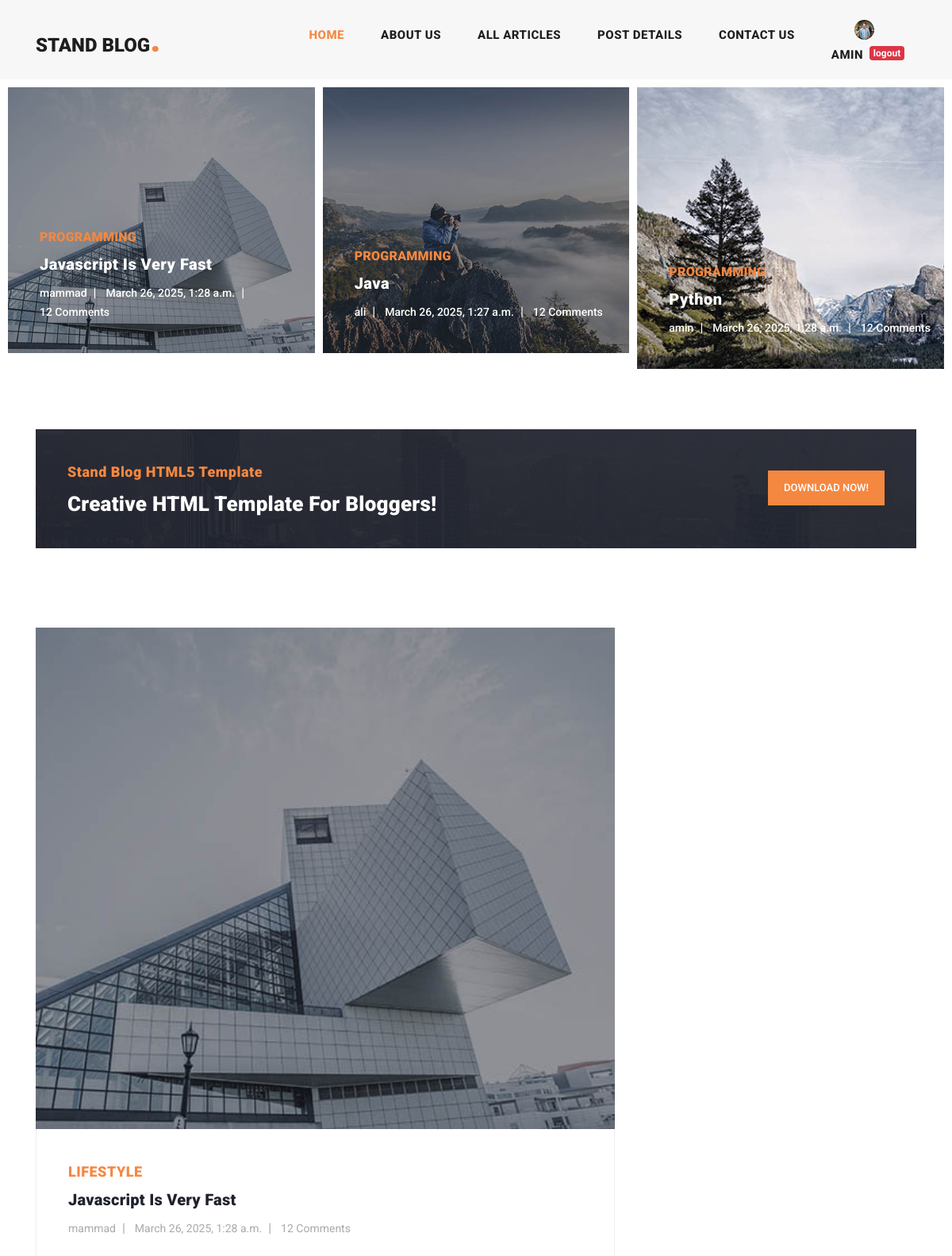
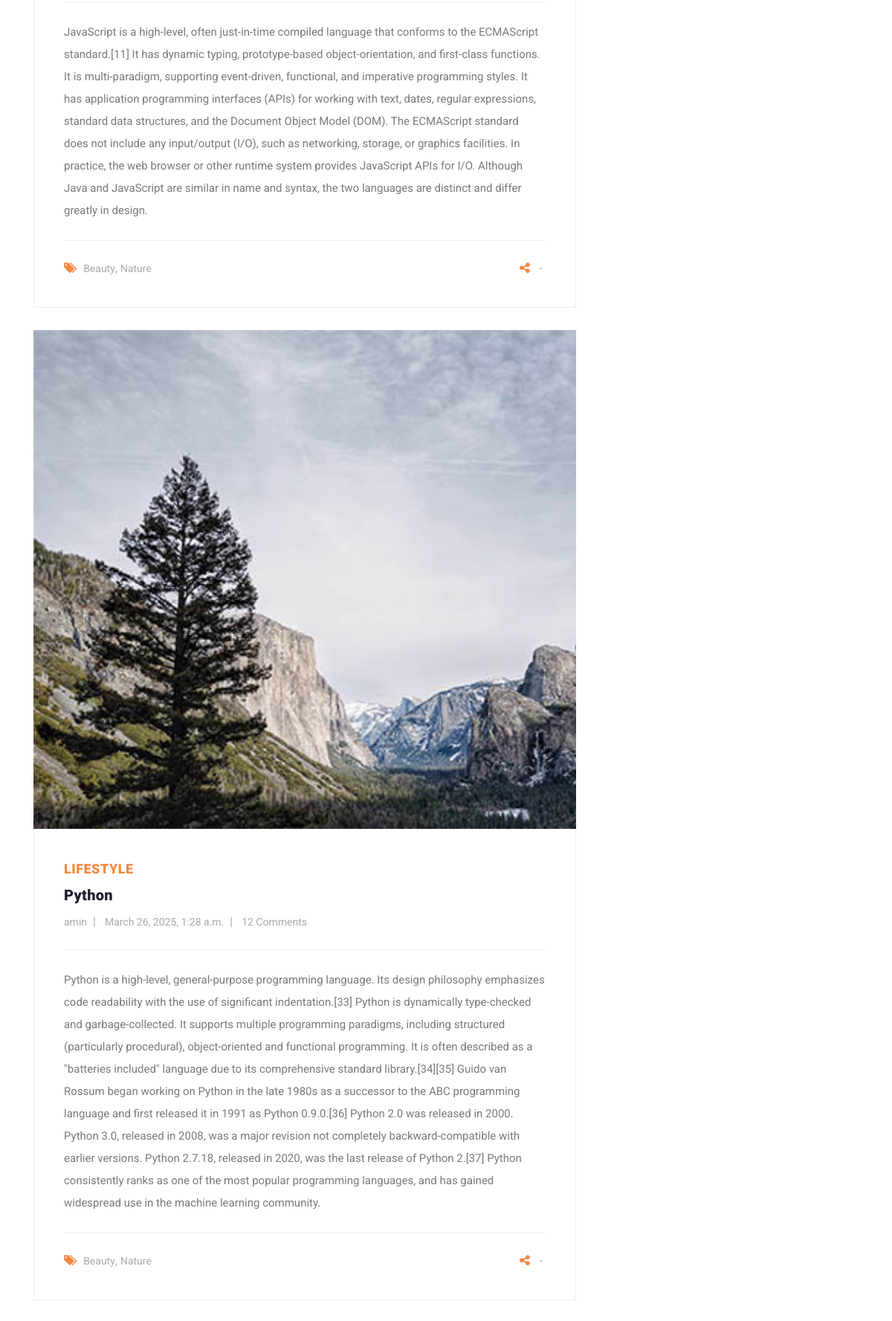
The app's page / (signed in, upper part) with its own data (2 pictures, top to bottom).
### account/models.py (models this page shows, shortened)
class Profile(models.Model):
    user = models.OneToOneField(User, on_delete=models.CASCADE)
    fathers_name = models.CharField(max_length=20)
    nationcode = models.CharField(max_length=11)
    image = models.ImageField(upload_to='profile/images', null=True, blank=True)

### blog/models.py (models this page shows, shortened)
class Article(models.Model):
    author = models.ForeignKey(User , on_delete=models.SET_NULL, null=True , blank=True , related_name='articles')
    title = models.CharField(max_length=80)
    category = models.ManyToManyField(Category , related_name="articles")
    body = models.TextField()
    image = models.ImageField(upload_to='images/articles')
    created = models.DateTimeField(auto_now_add=True)
    updated = models.DateTimeField(auto_now=True)
    is_published = models.BooleanField(default=True)
    slug = models.SlugField(blank=True , unique=True)
    objects = models.Manager()
    class Meta:
        ordering = ('-updated','-created')
    def get_absolute_url(self):
        return reverse('blog:article_detail', kwargs={'slug': self.slug})

class Category(models.Model):
    title = models.CharField(max_length=100)
    created = models.DateTimeField(auto_now_add=True)

### home/views.py (the view)
# urls.py: 2. Add a URL to urlpatterns:  path('', views.home, name='home')
def home(request):
    articles = Article.objects.all()
    recent_articles = Article.objects.all()[:3]
    return render(request , "home_app/index.html" , {'articles':articles})

### context_processors/context_processors.py (called while the page is built)
def recent_articles(request):
    recent_articles = Article.objects.order_by('-created')
    categories = Category.objects.all()
    return {'recent_articles': recent_articles , "categories": categories}

### home/templates/home_app/index.html (shortened to what this page needs)
{% extends 'base.html' %}
{% load static %}
{% load render_partial %}
{% load social_share %}
{% block content %}
    {% load static %}
    <div class="main-banner header-text">
      <div class="container-fluid">
        <div class="owl-banner owl-carousel">
            {% for article in articles %}
            	  <div class="item">
            <img src= "{{ article.image.url }}" alt="{{ article.title }}">
            <div class="item-content">
              <div class="main-content">
                <div class="meta-category">
                  <span>{{ article.category.first.title }}</span>
                </div>
                <a href="{{ article.get_absolute_url }}"><h4>{{ article.title }}</h4></a>
                <ul class="post-info">
                  <li><a href="#">{{ article.author.username }}</a></li>
                  <li><a href="#">{{ article.created }}</a></li>
                  <li><a href="#">12 Comments</a></li>
                </ul>
              </div>
            </div>
          </div>
            {% endfor %}
        </div>
      </div>
    </div>
    <section class="call-to-action">
      <div class="container">
        <div class="row">
          <div class="col-lg-12">
            <div class="main-content">
              <div class="row">
                <div class="col-lg-8">
                  <span>Stand Blog HTML5 Template</span>
                  <h4>Creative HTML Template For Bloggers!</h4>
                </div>
                <div class="col-lg-4">
                  <div class="main-button">
                    <a rel="nofollow" href="https://templatemo.com/tm-551-stand-blog" target="_parent">Download Now!</a>
                  </div>
                </div>
              </div>
            </div>
          </div>
        </div>
      </div>
    </section>
    <section class="blog-posts">
      <div class="container">
        <div class="row">
          <div class="col-lg-8">
            <div class="all-blog-posts">
              <div class="row">
                  {% for article in recent_articles %}
                      <div class="col-lg-12">
                  <div class="blog-post">
                    <div class="blog-thumb">
                      <img src= "{{ article.image.url }}" alt="">
                    </div>
                    <div class="down-content">
                      <span>Lifestyle</span>
                      <a href="post-details.html"><h4>{{ article.title }}</h4></a>
                      <ul class="post-info">
                        <li><a href="#">{{ article.author.username }}</a></li>
                        <li><a href="#">{{ article.created }}</a></li>
                        <li><a href="#">12 Comments</a></li>
                      </ul>
                        <p>{{ article.body }}</p>
                      <div class="post-options">
                        <div class="row">
                          <div class="col-6">
                            <ul class="post-tags">
                              <li><i class="fa fa-tags"></i></li>
                              <li><a href="#">Beauty</a>,</li>
                              <li><a href="#">Nature</a></li>
                            </ul>
                          </div>
                          <div class="col-6">
                            <ul class="post-share">
                              <li><i class="fa fa-share-alt"></i></li>
                                <li>-</li>
                            </ul>
                          </div>
                        </div>
                      </div>
                    </div>
                  </div>
                </div>
                  {% endfor %}
              </div>
            </div>
          </div>
        </div>
      </div>
    </section>
{% endblock %}

### templates/includes/header.html (shortened to what this page needs)
{% load static %}
<header class="">
      <nav class="navbar navbar-expand-lg">
        <div class="container">
          <a class="navbar-brand" href="index.html"><h2>Stand Blog<em>.</em></h2></a>
          <div class="collapse navbar-collapse" id="navbarResponsive">
            <ul class="navbar-nav ml-auto">
              <li class="nav-item{% if request.resolver_match.url_name == 'home' %} active {% endif %}">
                <a class="nav-link" href="{% url 'home_app:home' %}">Home
                </a>
              </li>
              <li class="nav-item">
                <a class="nav-link" href="about.html">About Us</a>
              </li>
              <li class="nav-item {% if request.resolver_match.url_name == 'articles_list' %} active {% endif %} ">
                <a class="nav-link" href="{% url 'blog:articles_list' %}">All Articles</a>
              </li>
              <li class="nav-item">
                <a class="nav-link" href="post-details.html">Post Details</a>
              </li>
              <li class="nav-item">
                <a class="nav-link" href="{% url 'blog:contact_us' %}">Contact Us</a>
              </li>
              <li class="nav-item">
                  {% if request.user.is_authenticated %}
                      {% if user.profile.image %}
                          <span><img src="{{ user.profile.image.url }}" width="25px" height="25px" style="border-radius: 100%" alt=""></span>
                          {% else %}
                          <span><img src="{% static 'images/icons/index.jpg' %}" width="25px" height="25px" style="border-radius: 100%" alt=""></span>
                      {% endif %}
                      <div class="d-flex">
                          <a class="nav-link" href="">{{ request.user.username }}</a>
                      <a href={% url 'account:logout' %}><span class="badge badge-danger mt-2">logout</span></a>
                      </div>
                  {% else %}
                      <div class="d-flex" >
                      <a class="nav-link" href={% url 'account:login' %}>login</a> __
                      <a class="nav-link" href={% url 'account:register' %}>register</a>
                      </div>
                  {% endif %}
              </li>
            </ul>
          </div>
        </div>
      </nav>
    </header>

### records on screen
Article: image (picture), category.first "PROGRAMMING", title "Javascript Is Very Fast", author.username "mammad", created "March 26, 2025, 1:28 a.m.", body "JavaScript is a high-level, often just-in-time compiled language that conforms to the ECMAScript standard.[11] It has dynamic typing, prototype-based object-orientation, and first-class functions. It is multi-paradigm, supporting event-driven, functional, and imperative programming styles. It has application programming interfaces (APIs) for working with text, dates, regular expressions, standard data structures, and the Document Object Model (DOM). The ECMAScript standard does not include any input/output (I/O), such as networking, storage, or graphics facilities. In practice, the web browser or other runtime system provides JavaScript APIs for I/O. Although Java and JavaScript are similar…"
Article: image (picture), category.first "PROGRAMMING", title "Java", author.username "ali", created "March 26, 2025, 1:27 a.m."
Article: image (picture), category.first "PROGRAMMING", title "Python", author.username "amin", created "March 26, 2025, 1:28 a.m.", body "Python is a high-level, general-purpose programming language. Its design philosophy emphasizes code readability with the use of significant indentation.[33] Python is dynamically type-checked and garbage-collected. It supports multiple programming paradigms, including structured (particularly procedural), object-oriented and functional programming. It is often described as a \"batteries included\" language due to its comprehensive standard library.[34][35] Guido van Rossum began working on Python in the late 1980s as a successor to the ABC programming language and first released it in 1991 as Python 0.9.0.[36] Python 2.0 was released in 2000. Python 3.0, released in 2008, was a major revision…"

### other values on screen
{{ request.user.username }} "AMIN"
